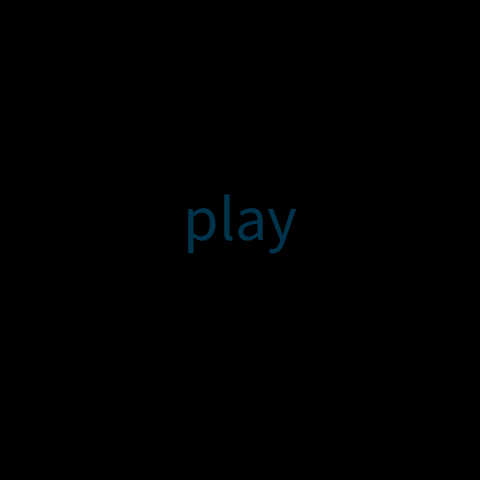
Frame 1 (no input)
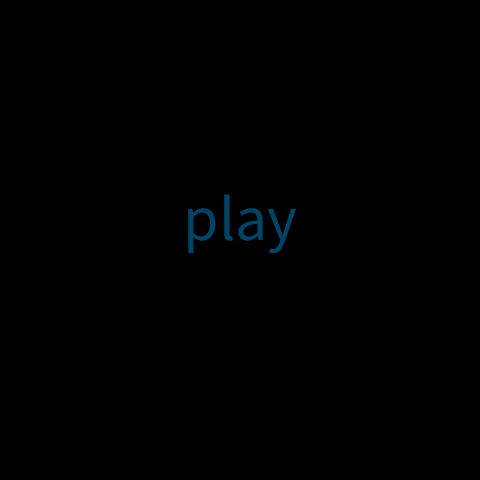
Frame 60 (the mouse pressed at the canvas centre just before this capture)
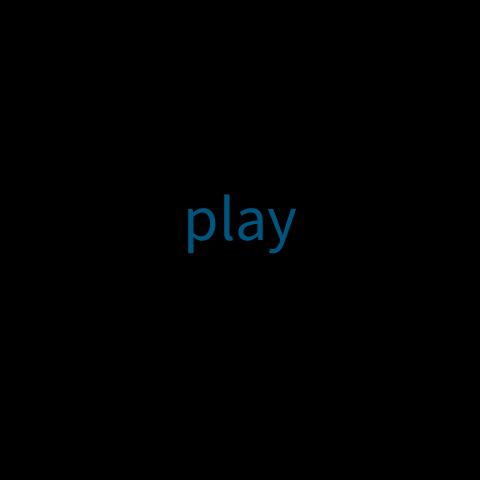
Frame 120 (the mouse held since frame 60 and released just before this capture)

The Processing sketch that drew these frames (run headless with seeded random() and noise(); from frame 60 on, the mouse is pressed at the canvas centre):

// Processing sketch: processing_90340
// ── processing_90340.pde

final int BLOB_COUNT = 512;
final float WIDTH    = 480.0;
final float HEIGHT   = 480.0;

final int NEW_GAME       = 0;
final int GAME_OVER      = 1;
final int INIT_COUNTER   = 2;
final int PLAYING        = 3;

int   state           = NEW_GAME;
int   initCounter     = 0;
boolean pause         = false;

float SCALE           = 1.00;
float speed           = 1.0;
float offset_x;
float offset_y;

boolean near( float Mx, float My, float Px, float Py, float radius )
{
  return ( ( Px - Mx ) * ( Px - Mx ) + ( Py - My ) * ( Py - My ) < radius * radius );
}

float touching( Blob_t a, Blob_t b )
{
  if ( a._radius == 0.0 || b._radius == 0.0 )
    return 0.0;
     
  float dx = abs( b._x - a._x );
  float dy = abs( b._y - a._y );
  
  if ( dx > 1.0 ) dx -= 2.0;
  if ( dy > HEIGHT / WIDTH ) dy -= 2.0 * HEIGHT / WIDTH;
    
  float distance = sqrt( dx * dx + dy * dy );
  
  return a._radius + b._radius - distance;
}

boolean neartorus( float Mx, float My, float Px, float Py, float radius )
{
  return near( Mx + 0.0, My + 0.0,                  Px, Py, radius ) ||
         near( Mx + 2.0, My + 0.0,                  Px, Py, radius ) ||
         near( Mx - 2.0, My + 0.0,                  Px, Py, radius ) ||
         near( Mx + 0.0, My + 2.0 * HEIGHT / WIDTH, Px, Py, radius ) ||
         near( Mx + 0.0, My - 2.0 * HEIGHT / WIDTH, Px, Py, radius ) ||
         near( Mx + 2.0, My + 2.0 * HEIGHT / WIDTH, Px, Py, radius ) ||
         near( Mx + 2.0, My - 2.0 * HEIGHT / WIDTH, Px, Py, radius ) ||
         near( Mx - 2.0, My + 2.0 * HEIGHT / WIDTH, Px, Py, radius ) ||
         near( Mx - 2.0, My - 2.0 * HEIGHT / WIDTH, Px, Py, radius );
}

class Blob_t
{
  Blob_t( float x, float y, float vx, float vy, float radius, int c )
  {
    _x = x;
    _y = y;
    _vx = vx;
    _vy = vy;
    _radius = radius;
    _color  = c;
  }
  
  void draw( )
  {
    fill( _color, 192 );  
    ellipse( ( _x - 2.0 ) * width, ( _y - 2.0 * height / width ) * width, _radius * width * 2, _radius * width * 2 );
    ellipse( ( _x - 2.0 ) * width, ( _y + 0.0                  ) * width, _radius * width * 2, _radius * width * 2 );
    ellipse( ( _x - 2.0 ) * width, ( _y + 2.0 * height / width ) * width, _radius * width * 2, _radius * width * 2 ); 
    
    ellipse( ( _x + 0.0 ) * width, ( _y - 2.0 * height / width ) * width, _radius * width * 2, _radius * width * 2 );
    ellipse( ( _x + 0.0 ) * width, ( _y + 0.0                  ) * width, _radius * width * 2, _radius * width * 2 );
    ellipse( ( _x + 0.0 ) * width, ( _y + 2.0 * height / width ) * width, _radius * width * 2, _radius * width * 2 );
    
    ellipse( ( _x + 2.0 ) * width, ( _y - 2.0 * height / width ) * width, _radius * width * 2, _radius * width * 2 );
    ellipse( ( _x + 2.0 ) * width, ( _y + 0.0                  ) * width, _radius * width * 2, _radius * width * 2 );
    ellipse( ( _x + 2.0 ) * width, ( _y + 2.0 * height / width ) * width, _radius * width * 2, _radius * width * 2 );  
  }
  
  float _x;
  float _y;
  float _vx;
  float _vy;
  float _radius;
  int   _color;
};

ArrayList blobs;
Blob_t spaceship;

void setup( )
{
  size( 480, 480 );
  frameRate( 30 );
  noStroke();
  smooth( );
  
  initGame( );
  print( "space for new game\n" );
  print( "arrow key control speed\n" );
  
}

void initGame( )
{
  blobs = new ArrayList( );
  
  for ( int i = 0; i < BLOB_COUNT; i++ )
    blobs.add( new Blob_t( random( -1.0, 1.0 ),  random( -HEIGHT / WIDTH, HEIGHT / WIDTH ), random( -0.005, 0.005 ), random( -0.005, 0.005 ), random( 0.05 ), #ffffff ));
    
  spaceship = new Blob_t( 0.0, 0.0, 0.0, 0.0, 0.05, #ff0000 );
  
  offset_x = spaceship._x;
  offset_y = spaceship._y;
  
  SCALE = 2.0;
  speed = 1.0;  
}

float absorb( Blob_t a, Blob_t b )
{
  float overlap = touching( a, b );
  
  if ( overlap > 0.0 )
  {
    Blob_t big   =  ( a._radius > b._radius ) ? a : b;
    Blob_t small =  ( a._radius > b._radius ) ? b : a;
    
    //assert ( small._radius >= 0.0 );
    
    float inner_radius = small._radius - overlap;
    
    if ( inner_radius < 0.0 )
      inner_radius = 0.0;
      
    float smallArea = small._radius * small._radius - inner_radius * inner_radius;
    float bigArea   = big._radius   * big._radius;
    
    big._radius = sqrt( bigArea + smallArea );
    small._radius = inner_radius;
    
    return inner_radius;
  }
  
  return 0.0;
}

float bright = 0.5;

void draw( )
{
  if ( !focused )
  {
    background( 0 );
    textSize( 64 );
    textAlign( CENTER );
    if ( bright < 1.0 )
      fill( 0, 102 * bright, 153 * bright );
    else
      fill( 0, 102 * ( 2.0 - bright), 153 * ( 2.0 - bright ) );
    text( "play", WIDTH / 2, HEIGHT / 2 );
    bright += 0.02;
    if ( bright > 1.5 )
      bright = 0.5;
    return;
  }

  if ( pause )
  {
    //soundLevel = 0.0;
    return;
  }
    
  switch ( state )
  {
    case GAME_OVER :
      initCounter = 0;
      //assert( false );
      state = INIT_COUNTER;
      break;
      
    case INIT_COUNTER :
      initCounter++;
      //assert( false );
      if ( initCounter++ >= 15 * 30 )
        state = NEW_GAME;
      break;
      
    case NEW_GAME :
      initGame( );
      state = PLAYING;
      break;
      
    case PLAYING :
      break;
      
    default :
      //assert( false );
      break;
  }

  float targetScale = 0.10 / spaceship._radius;
  
  if ( targetScale < 0.5 )
    targetScale = 0.5;
    
  if ( targetScale > 2.0 )
    targetScale = 2.0; 
  
  if ( targetScale < SCALE )
  {
    SCALE *= 0.99;
    if ( targetScale > SCALE )
      SCALE = targetScale;
  }
  else if ( targetScale > SCALE )
  {
    SCALE *= 1.01;
    if ( targetScale < SCALE )
      SCALE = targetScale;
  }
  
  float target_offset_x = spaceship._x;
  float target_offset_y = spaceship._y;
  
  if ( offset_x > target_offset_x + 1.0 )
    target_offset_x -= 2.0;

  
  offset_x = target_offset_x; //
  offset_y = target_offset_y; //( 50 * offset_y + 50 * target_offset_y ) / 100;
  
  
  background( 0 );
  translate( 0.5 * width - offset_x * width * SCALE , 0.5 * height - offset_y * width * SCALE );
  scale( SCALE );
  
  float touching = 0.0;
  
  for ( int i = 0; i < blobs.size( ); i++ )
  {
    Blob_t blob = ( Blob_t ) blobs.toArray( )[ i ];
    
    touching += 16 * absorb( blob, spaceship );
    
    for ( int j = 0; j < blobs.size( ); j++ )
    {
      if ( j >= i )
        continue;
        
      absorb( ( Blob_t ) blobs.toArray( )[ i ], ( Blob_t ) blobs.toArray( )[ j ] );
    }
  }
  
  
  if ( touching > 0.0 )
  {
    //soundLevel = 0.1;
    //assert( false );
  }
  else
  {
    //soundLevel = 0.0;
  }
    
  //soundLevel = 0.2;
  
  for ( int i = blobs.size( ) - 1; i >= 0; i-- )
  {
    Blob_t blob = ( Blob_t )blobs.toArray( )[ i ];
    if ( blob._radius <= 0 )
      blobs.remove( i );
  }

  
  spaceship._x += ( spaceship._vx * speed );
  spaceship._y += ( spaceship._vy * speed );
  
  if ( spaceship._x > +1.0 )
    spaceship._x += -2.0;
  if ( spaceship._x < -1.0 )
    spaceship._x += +2.0;
      
  if ( spaceship._y > +HEIGHT / WIDTH )
    spaceship._y += -2.0 * HEIGHT / WIDTH;
  if ( spaceship._y < -HEIGHT / WIDTH )
    spaceship._y += +2.0 * HEIGHT / WIDTH;
  
  float blobsArea = 0.0;
  
  for ( int i = 0; i < blobs.size( ); i++ )
  {
    Blob_t blob = ( Blob_t )blobs.toArray( )[ i ];
    blob._x += blob._vx * speed;
    blob._y += blob._vy * speed;
    
    blobsArea = blobsArea + blob._radius * blob._radius;
    
    if ( blob._x > +1.0 )
      blob._x += -2.0;
    if ( blob._x < -1.0 )
      blob._x += +2.0;
      
    if ( blob._y > +HEIGHT / WIDTH )
      blob._y += -2.0 * HEIGHT / WIDTH;
    if ( blob._y < -HEIGHT / WIDTH )
      blob._y += +2.0 * HEIGHT / WIDTH;   
     
    blob.draw( ); 
  }
  
  Blob_t a = ( Blob_t ) spaceship;
  a.draw( );
  
  float spaceshipArea = spaceship._radius * spaceship._radius;
  
  if ( state == PLAYING && ( blobs.size( ) <= 1 || spaceship._radius == 0.0 || spaceshipArea > blobsArea ) )
    state = GAME_OVER;
    
}

void keyPressed( )
{
  switch( key )
  {
    case ' ' :
      state = NEW_GAME;
        break;
      
    default:
      break;
  }
  
   switch ( keyCode )
  {     
      case UP :
        spaceship._vy -= .002;
        break;
        
      case DOWN :
        spaceship._vy += .002;
        break;
        
      case RIGHT :
        spaceship._vx += .002;
        break;
        
      case LEFT :
        spaceship._vx -= .002;
        break;
        
      case ENTER :
        pause = !pause;
        break;
      
      default:
        // print( keyCode ); print ( "\n" );
        break;
  }
}
